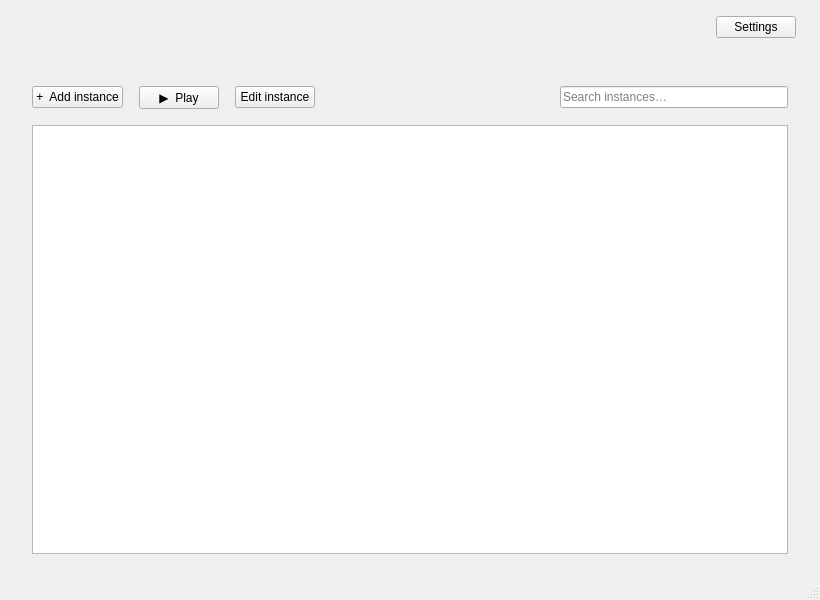
<?xml version="1.0" encoding="UTF-8"?>
<ui version="4.0">
 <class>LauncherWindow</class>
 <widget class="QMainWindow" name="LauncherWindow">
  <property name="geometry">
   <rect>
    <x>0</x>
    <y>0</y>
    <width>820</width>
    <height>600</height>
   </rect>
  </property>
  <property name="minimumSize">
   <size>
    <width>820</width>
    <height>600</height>
   </size>
  </property>
  <property name="windowTitle">
   <string>Prismatic Launcher</string>
  </property>
  <widget class="QWidget" name="centralwidget">
   <layout class="QVBoxLayout" name="rootLayout">
    <property name="spacing">
     <number>0</number>
    </property>
    <property name="leftMargin">
     <number>0</number>
    </property>
    <property name="topMargin">
     <number>0</number>
    </property>
    <property name="rightMargin">
     <number>0</number>
    </property>
    <property name="bottomMargin">
     <number>0</number>
    </property>
    <item>
     <layout class="QHBoxLayout" name="headerLayout">
      <property name="leftMargin">
       <number>24</number>
      </property>
      <property name="topMargin">
       <number>16</number>
      </property>
      <property name="rightMargin">
       <number>24</number>
      </property>
      <property name="bottomMargin">
       <number>16</number>
      </property>
      <item>
       <spacer name="headerSpacer">
        <property name="orientation">
         <enum>Qt::Orientation::Horizontal</enum>
        </property>
        <property name="sizeHint" stdset="0">
         <size>
          <width>40</width>
          <height>20</height>
         </size>
        </property>
       </spacer>
      </item>
      <item>
       <widget class="QPushButton" name="headerSettings">
        <property name="accessibleName">
         <string>Launcher settings</string>
        </property>
        <property name="text">
         <string>Settings</string>
        </property>
       </widget>
      </item>
     </layout>
    </item>
    <item>
     <widget class="QStackedWidget" name="pages">
      <property name="currentIndex">
       <number>0</number>
      </property>
      <widget class="QWidget" name="libraryPage">
       <layout class="QVBoxLayout" name="libraryLayout">
        <property name="spacing">
         <number>16</number>
        </property>
        <property name="leftMargin">
         <number>32</number>
        </property>
        <property name="topMargin">
         <number>32</number>
        </property>
        <property name="rightMargin">
         <number>32</number>
        </property>
        <property name="bottomMargin">
         <number>24</number>
        </property>
        <item>
         <layout class="QHBoxLayout" name="libraryToolbar">
          <item>
           <widget class="QPushButton" name="addInstance">
            <property name="text">
             <string>+  Add instance</string>
            </property>
           </widget>
          </item>
          <item>
           <widget class="QPushButton" name="playInstance">
            <property name="text">
             <string>▶  Play</string>
            </property>
           </widget>
          </item>
          <item>
           <widget class="QPushButton" name="editInstance">
            <property name="text">
             <string>Edit instance</string>
            </property>
           </widget>
          </item>
          <item>
           <spacer name="libraryToolbarSpacer">
            <property name="orientation">
             <enum>Qt::Orientation::Horizontal</enum>
            </property>
            <property name="sizeHint" stdset="0">
             <size>
              <width>40</width>
              <height>20</height>
             </size>
            </property>
           </spacer>
          </item>
          <item>
           <widget class="QLineEdit" name="instanceSearch">
            <property name="maximumSize">
             <size>
              <width>240</width>
              <height>16777215</height>
             </size>
            </property>
            <property name="accessibleName">
             <string>Search instances</string>
            </property>
            <property name="placeholderText">
             <string>Search instances…</string>
            </property>
           </widget>
          </item>
         </layout>
        </item>
        <item>
         <widget class="QListWidget" name="instances">
          <property name="accessibleName">
           <string>Game instances. Double click to open details.</string>
          </property>
          <property name="iconSize">
           <size>
            <width>144</width>
            <height>144</height>
           </size>
          </property>
          <property name="textElideMode">
           <enum>Qt::TextElideMode::ElideNone</enum>
          </property>
          <property name="movement">
           <enum>QListView::Movement::Static</enum>
          </property>
          <property name="flow">
           <enum>QListView::Flow::LeftToRight</enum>
          </property>
          <property name="resizeMode">
           <enum>QListView::ResizeMode::Adjust</enum>
          </property>
          <property name="spacing">
           <number>12</number>
          </property>
          <property name="gridSize">
           <size>
            <width>208</width>
            <height>224</height>
           </size>
          </property>
          <property name="viewMode">
           <enum>QListView::ViewMode::IconMode</enum>
          </property>
          <property name="uniformItemSizes">
           <bool>false</bool>
          </property>
          <property name="wordWrap">
           <bool>true</bool>
          </property>
          <property name="wrapping" stdset="0">
           <bool>true</bool>
          </property>
         </widget>
        </item>
       </layout>
      </widget>
      <widget class="QWidget" name="detailsPage">
       <layout class="QVBoxLayout" name="detailsLayout">
        <property name="spacing">
         <number>24</number>
        </property>
        <property name="leftMargin">
         <number>24</number>
        </property>
        <property name="topMargin">
         <number>24</number>
        </property>
        <property name="rightMargin">
         <number>24</number>
        </property>
        <property name="bottomMargin">
         <number>24</number>
        </property>
        <item>
         <layout class="QHBoxLayout" name="detailsHeading">
          <item>
           <widget class="QPushButton" name="backToLibrary">
            <property name="text">
             <string>←  Library</string>
            </property>
           </widget>
          </item>
          <item>
           <spacer name="detailsHeadingSpacerBeforeTitle">
            <property name="orientation">
             <enum>Qt::Orientation::Horizontal</enum>
            </property>
            <property name="sizeType">
             <enum>QSizePolicy::Policy::Fixed</enum>
            </property>
            <property name="sizeHint" stdset="0">
             <size>
              <width>16</width>
              <height>20</height>
             </size>
            </property>
           </spacer>
          </item>
          <item>
           <widget class="QLabel" name="detailTitle">
            <property name="text">
             <string>Stardew Valley</string>
            </property>
           </widget>
          </item>
          <item>
           <spacer name="detailsHeadingSpacerAfterTitle">
            <property name="orientation">
             <enum>Qt::Orientation::Horizontal</enum>
            </property>
            <property name="sizeHint" stdset="0">
             <size>
              <width>40</width>
              <height>20</height>
             </size>
            </property>
           </spacer>
          </item>
          <item>
           <widget class="QPushButton" name="playDetailInstance">
            <property name="text">
             <string>▶  Play instance</string>
            </property>
           </widget>
          </item>
         </layout>
        </item>
        <item>
         <layout class="QHBoxLayout" name="detailsBody">
          <property name="spacing">
           <number>16</number>
          </property>
          <item>
           <layout class="QVBoxLayout" name="sidebarLayout">
            <property name="leftMargin">
             <number>12</number>
            </property>
            <property name="topMargin">
             <number>20</number>
            </property>
            <property name="rightMargin">
             <number>12</number>
            </property>
            <property name="bottomMargin">
             <number>16</number>
            </property>
            <item>
             <widget class="QLabel" name="eyebrow">
              <property name="text">
               <string>INSTANCE</string>
              </property>
             </widget>
            </item>
            <item>
             <widget class="QListWidget" name="navigation">
              <property name="accessibleName">
               <string>Instance sections</string>
              </property>
              <item>
               <property name="text">
                <string>Mods</string>
               </property>
              </item>
              <item>
               <property name="text">
                <string>Logs</string>
               </property>
              </item>
              <item>
               <property name="text">
                <string>Settings</string>
               </property>
              </item>
              <item>
               <property name="text">
                <string>Modpacks</string>
               </property>
              </item>
             </widget>
            </item>
            <item>
             <widget class="QLabel" name="muted">
              <property name="text">
               <string>STARDEW VALLEY
Local installation</string>
              </property>
             </widget>
            </item>
           </layout>
          </item>
          <item>
           <widget class="QStackedWidget" name="detailPages">
            <property name="currentIndex">
             <number>1</number>
            </property>
            <widget class="QWidget" name="modsPage">
             <layout class="QVBoxLayout" name="modsLayout">
              <property name="leftMargin">
               <number>32</number>
              </property>
              <property name="topMargin">
               <number>32</number>
              </property>
              <property name="rightMargin">
               <number>32</number>
              </property>
              <property name="bottomMargin">
               <number>32</number>
              </property>
              <item>
               <widget class="QLabel" name="sectionTitle">
                <property name="text">
                 <string>Your mods</string>
                </property>
               </widget>
              </item>
              <item>
               <widget class="QLabel" name="muted">
                <property name="text">
                 <string>A home for the little things that change everything.</string>
                </property>
               </widget>
              </item>
              <item>
               <layout class="QHBoxLayout" name="modsToolbar">
                <item>
                 <widget class="QLabel" name="eyebrow">
                  <property name="text">
                   <string>PREVIEW</string>
                  </property>
                 </widget>
                </item>
                <item>
                 <spacer name="modsToolbarSpacer">
                  <property name="orientation">
                   <enum>Qt::Orientation::Horizontal</enum>
                  </property>
                  <property name="sizeHint" stdset="0">
                   <size>
                    <width>40</width>
                    <height>20</height>
                   </size>
                  </property>
                 </spacer>
                </item>
                <item>
                 <widget class="QPushButton" name="addMod">
                  <property name="enabled">
                   <bool>false</bool>
                  </property>
                  <property name="toolTip">
                   <string>Mod installation and management are not implemented in this UI build.</string>
                  </property>
                  <property name="text">
                   <string>Add mod</string>
                  </property>
                 </widget>
                </item>
                <item>
                 <widget class="QPushButton" name="removeMod">
                  <property name="enabled">
                   <bool>false</bool>
                  </property>
                  <property name="toolTip">
                   <string>Mod installation and management are not implemented in this UI build.</string>
                  </property>
                  <property name="text">
                   <string>Remove</string>
                  </property>
                 </widget>
                </item>
                <item>
                 <widget class="QPushButton" name="updateMod">
                  <property name="enabled">
                   <bool>false</bool>
                  </property>
                  <property name="toolTip">
                   <string>Mod installation and management are not implemented in this UI build.</string>
                  </property>
                  <property name="text">
                   <string>Update</string>
                  </property>
                 </widget>
                </item>
               </layout>
              </item>
              <item>
               <spacer name="modsSpacer">
                <property name="orientation">
                 <enum>Qt::Orientation::Vertical</enum>
                </property>
                <property name="sizeHint" stdset="0">
                 <size>
                  <width>20</width>
                  <height>40</height>
                 </size>
                </property>
               </spacer>
              </item>
              <item>
               <widget class="QLabel" name="emptyIcon">
                <property name="text">
                 <string>◇</string>
                </property>
                <property name="alignment">
                 <set>Qt::AlignmentFlag::AlignCenter</set>
                </property>
               </widget>
              </item>
              <item>
               <widget class="QLabel" name="emptyTitle">
                <property name="text">
                 <string>Room for your next adventure</string>
                </property>
                <property name="alignment">
                 <set>Qt::AlignmentFlag::AlignCenter</set>
                </property>
               </widget>
              </item>
              <item>
               <widget class="QLabel" name="muted">
                <property name="text">
                 <string>This feature is coming in a future build.</string>
                </property>
                <property name="alignment">
                 <set>Qt::AlignmentFlag::AlignCenter</set>
                </property>
               </widget>
              </item>
              <item>
               <spacer name="modsBottomSpacer">
                <property name="orientation">
                 <enum>Qt::Orientation::Vertical</enum>
                </property>
                <property name="sizeHint" stdset="0">
                 <size>
                  <width>20</width>
                  <height>40</height>
                 </size>
                </property>
               </spacer>
              </item>
             </layout>
            </widget>
            <widget class="QWidget" name="logsPage">
             <layout class="QVBoxLayout" name="logsLayout">
              <property name="leftMargin">
               <number>24</number>
              </property>
              <property name="topMargin">
               <number>24</number>
              </property>
              <property name="rightMargin">
               <number>24</number>
              </property>
              <property name="bottomMargin">
               <number>24</number>
              </property>
              <item>
               <widget class="QLabel" name="sectionTitle">
                <property name="text">
                 <string>Launcher activity</string>
                </property>
               </widget>
              </item>
              <item>
               <widget class="QLabel" name="muted">
                <property name="text">
                 <string>Activity from this session. Game and SMAPI logs are not captured yet.</string>
                </property>
               </widget>
              </item>
              <item>
               <widget class="QLineEdit" name="logFilter">
                <property name="accessibleName">
                 <string>Find in launcher activity</string>
                </property>
                <property name="placeholderText">
                 <string>Find in activity…</string>
                </property>
               </widget>
              </item>
              <item>
               <widget class="QPlainTextEdit" name="logs">
                <property name="accessibleName">
                 <string>Launcher activity log</string>
                </property>
                <property name="readOnly">
                 <bool>true</bool>
                </property>
               </widget>
              </item>
             </layout>
            </widget>
            <widget class="QScrollArea" name="settingsPage">
             <property name="frameShape">
              <enum>QFrame::Shape::NoFrame</enum>
             </property>
             <property name="widgetResizable">
              <bool>true</bool>
             </property>
             <widget class="QWidget" name="settingsContent">
              <property name="geometry">
               <rect>
                <x>0</x>
                <y>0</y>
                <width>290</width>
                <height>560</height>
               </rect>
              </property>
              <property name="minimumSize">
               <size>
                <width>0</width>
                <height>560</height>
               </size>
              </property>
              <layout class="QVBoxLayout" name="settingsLayout">
               <property name="spacing">
                <number>16</number>
               </property>
               <property name="leftMargin">
                <number>32</number>
               </property>
               <property name="topMargin">
                <number>32</number>
               </property>
               <property name="rightMargin">
                <number>32</number>
               </property>
               <property name="bottomMargin">
                <number>32</number>
               </property>
               <item>
                <widget class="QLabel" name="sectionTitle">
                 <property name="text">
                  <string>Instance settings</string>
                 </property>
                </widget>
               </item>
               <item>
                <widget class="QLabel" name="muted">
                 <property name="text">
                  <string>Choose how you return to the valley.</string>
                 </property>
                </widget>
               </item>
               <item>
                <layout class="QFormLayout" name="settingsForm">
                 <item row="0" column="0">
                  <widget class="QLabel" name="launchModeLabel">
                   <property name="text">
                    <string>Launch mode</string>
                   </property>
                  </widget>
                 </item>
                 <item row="0" column="1">
                  <widget class="QComboBox" name="launchMode">
                   <item>
                    <property name="text">
                     <string>Vanilla</string>
                    </property>
                   </item>
                   <item>
                    <property name="text">
                     <string>Modded (SMAPI)</string>
                    </property>
                   </item>
                  </widget>
                 </item>
                 <item row="1" column="0">
                  <widget class="QLabel" name="gamePathLabel">
                   <property name="text">
                    <string>Game directory</string>
                   </property>
                  </widget>
                 </item>
                 <item row="1" column="1">
                  <layout class="QHBoxLayout" name="gamePathLayout">
                   <item>
                    <widget class="QLineEdit" name="gamePath">
                     <property name="accessibleName">
                      <string>Stardew Valley installation directory</string>
                     </property>
                    </widget>
                   </item>
                   <item>
                    <widget class="QPushButton" name="browseGamePath">
                     <property name="text">
                      <string>Browse…</string>
                     </property>
                    </widget>
                   </item>
                  </layout>
                 </item>
                </layout>
               </item>
               <item>
                <widget class="QLabel" name="pathStatus">
                 <property name="text">
                  <string/>
                 </property>
                </widget>
               </item>
               <item>
                <widget class="QPushButton" name="savePath">
                 <property name="text">
                  <string>Save game path</string>
                 </property>
                </widget>
               </item>
               <item>
                <widget class="QLabel" name="muted">
                 <property name="text">
                  <string>The game directory is shared by all instances. It starts with the Ubuntu Steam default; select a different location for other installations.</string>
                 </property>
                 <property name="wordWrap">
                  <bool>true</bool>
                 </property>
                </widget>
               </item>
               <item>
                <widget class="QLabel" name="sectionTitle">
                 <property name="text">
                  <string>SMAPI</string>
                 </property>
                </widget>
               </item>
               <item>
                <widget class="QLabel" name="muted">
                 <property name="text">
                  <string>Modded mode launches an existing SMAPI installation. Automatic SMAPI installation is not connected in this UI build.</string>
                 </property>
                 <property name="wordWrap">
                  <bool>true</bool>
                 </property>
                </widget>
               </item>
               <item>
                <spacer name="settingsSpacer">
                 <property name="orientation">
                  <enum>Qt::Orientation::Vertical</enum>
                 </property>
                 <property name="sizeHint" stdset="0">
                  <size>
                   <width>20</width>
                   <height>40</height>
                  </size>
                 </property>
                </spacer>
               </item>
               <item>
                <widget class="QLabel" name="configLocation">
                 <property name="text">
                  <string>Configuration file:</string>
                 </property>
                 <property name="textInteractionFlags">
                  <set>Qt::TextInteractionFlag::TextSelectableByMouse</set>
                 </property>
                </widget>
               </item>
              </layout>
             </widget>
            </widget>
            <widget class="QWidget" name="modpacksPage">
             <layout class="QVBoxLayout" name="modpacksLayout">
              <property name="leftMargin">
               <number>32</number>
              </property>
              <property name="topMargin">
               <number>32</number>
              </property>
              <property name="rightMargin">
               <number>32</number>
              </property>
              <property name="bottomMargin">
               <number>32</number>
              </property>
              <item>
               <widget class="QLabel" name="sectionTitle">
                <property name="text">
                 <string>Modpacks</string>
                </property>
               </widget>
              </item>
              <item>
               <widget class="QLabel" name="muted">
                <property name="text">
                 <string>Curated collections for a different kind of valley.</string>
                </property>
               </widget>
              </item>
              <item>
               <spacer name="modpacksSpacer">
                <property name="orientation">
                 <enum>Qt::Orientation::Vertical</enum>
                </property>
                <property name="sizeHint" stdset="0">
                 <size>
                  <width>20</width>
                  <height>40</height>
                 </size>
                </property>
               </spacer>
              </item>
              <item>
               <widget class="QLabel" name="emptyIcon">
                <property name="text">
                 <string>◇</string>
                </property>
                <property name="alignment">
                 <set>Qt::AlignmentFlag::AlignCenter</set>
                </property>
               </widget>
              </item>
              <item>
               <widget class="QLabel" name="emptyTitle">
                <property name="text">
                 <string>Room for your next adventure</string>
                </property>
                <property name="alignment">
                 <set>Qt::AlignmentFlag::AlignCenter</set>
                </property>
               </widget>
              </item>
              <item>
               <widget class="QLabel" name="muted">
                <property name="text">
                 <string>This feature is coming in a future build.</string>
                </property>
                <property name="alignment">
                 <set>Qt::AlignmentFlag::AlignCenter</set>
                </property>
               </widget>
              </item>
              <item>
               <spacer name="modpacksBottomSpacer">
                <property name="orientation">
                 <enum>Qt::Orientation::Vertical</enum>
                </property>
                <property name="sizeHint" stdset="0">
                 <size>
                  <width>20</width>
                  <height>40</height>
                 </size>
                </property>
               </spacer>
              </item>
             </layout>
            </widget>
           </widget>
          </item>
         </layout>
        </item>
       </layout>
      </widget>
     </widget>
    </item>
   </layout>
  </widget>
  <widget class="QStatusBar" name="statusbar"/>
 </widget>
 <resources/>
 <connections>
  <connection>
   <sender>navigation</sender>
   <signal>currentRowChanged(int)</signal>
   <receiver>detailPages</receiver>
   <slot>setCurrentIndex(int)</slot>
   <hints>
    <hint type="sourcelabel">
     <x>20</x>
     <y>20</y>
    </hint>
    <hint type="destinationlabel">
     <x>20</x>
     <y>20</y>
    </hint>
   </hints>
  </connection>
 </connections>
</ui>
